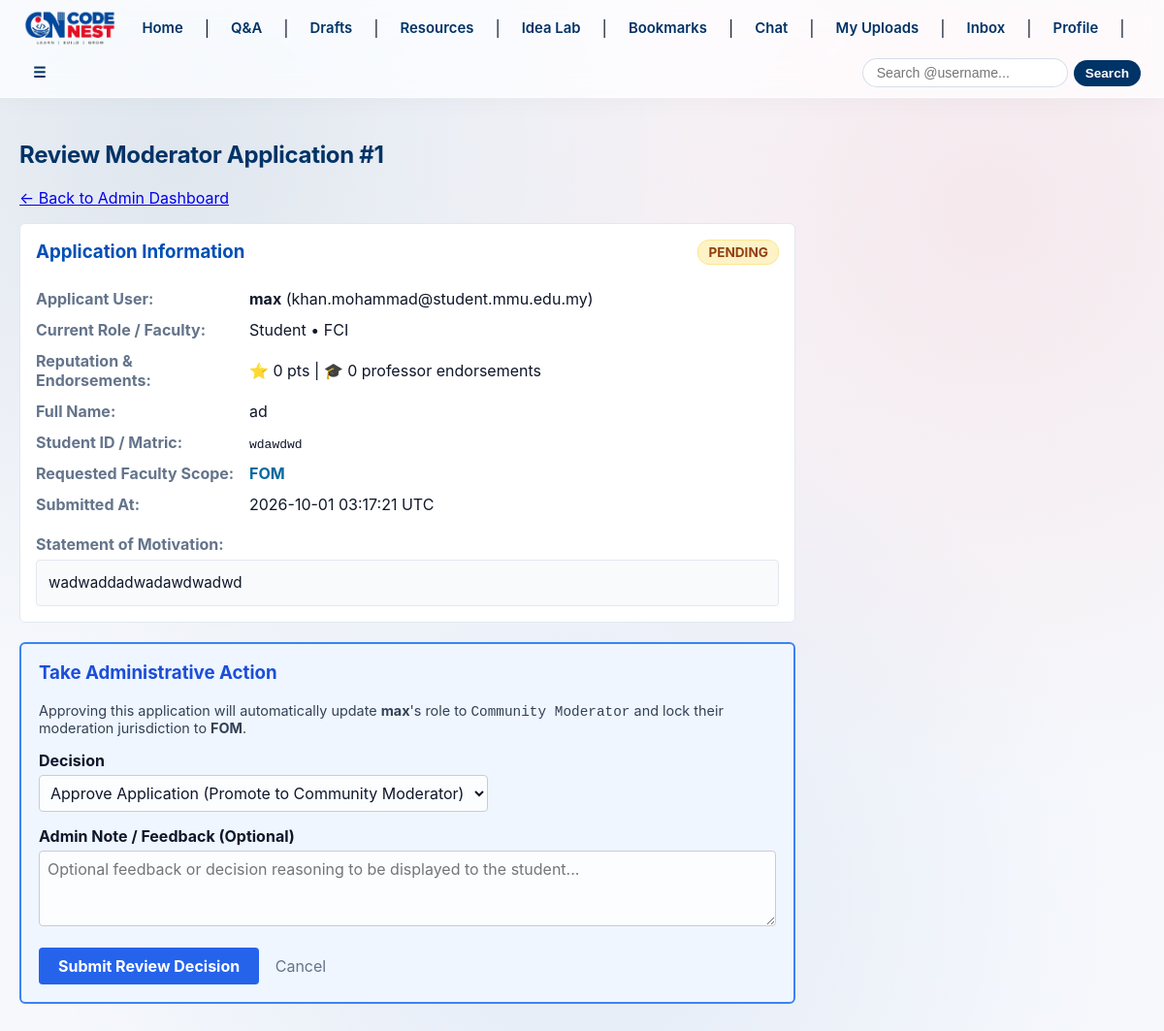
Page /dashboard/admin/application/1 (signed in) on the committed database.
### models.py (models this page shows, shortened)
class ModeratorApplication(db.Model):
    __tablename__ = 'moderator_applications'
    __table_args__ = (
        db.CheckConstraint(f"faculty IN {tuple(FACULTY_CODES)}", name='ck_mod_app_faculty_valid'),
    )
    id = db.Column(db.Integer, primary_key=True)
    user_id = db.Column(db.Integer, db.ForeignKey('users.id', name='fk_mod_apps_user_id'), nullable=False)
    full_name = db.Column(db.String(100), nullable=False)
    matric_number = db.Column(db.String(30), nullable=False)
    faculty = db.Column(db.String(10), nullable=False, default=FACULTY_CODES[0])
    reason = db.Column(db.Text, nullable=False)
    status = db.Column(db.String(20), nullable=False, default='pending')  # 'pending', 'approved', 'rejected'
    admin_note = db.Column(db.Text, nullable=True)
    reviewed_by_id = db.Column(db.Integer, db.ForeignKey('users.id', name='fk_mod_apps_reviewed_by_id'), nullable=True)
    created_at = db.Column(db.DateTime, default=lambda: datetime.now(timezone.utc))
    reviewed_at = db.Column(db.DateTime, nullable=True)
    applicant = db.relationship('User', foreign_keys=[user_id], backref=db.backref('moderator_applications', lazy=True))
    reviewer = db.relationship('User', foreign_keys=[reviewed_by_id], backref=db.backref('reviewed_applications', lazy=True))

class User(UserMixin, db.Model):
    __tablename__ = 'users'
    __table_args__ = (
        db.CheckConstraint(f"faculty IN {tuple(FACULTY_CODES)}", name='ck_user_faculty_valid'),
    )
    id = db.Column(db.Integer, primary_key=True)
    username = db.Column(db.String(50), unique=True, nullable=False)
    email = db.Column(db.String(120), unique=True, nullable=False)
    password_hash = db.Column(db.String(256), nullable=False)
    role = db.Column(db.String(30), nullable=False, default='Student')
    faculty = db.Column(db.String(10), nullable=False, default=FACULTY_CODES[0])
    verification_code = db.Column(db.String(6), nullable=True)
    is_verified = db.Column(db.Boolean, default=False)
    is_banned = db.Column(db.Boolean, default=False, nullable=False)
    suspended_until = db.Column(db.DateTime, nullable=True)
    suspension_reason = db.Column(db.String(255), nullable=True)
    verification_code_created_at = db.Column(db.DateTime, nullable=True)
    verification_attempts = db.Column(db.Integer, default=0, nullable=False)
    verification_resend_available_at = db.Column(db.DateTime, nullable=True)
    failed_login_attempts = db.Column(db.Integer, default=0, nullable=False)
    locked_until = db.Column(db.DateTime, nullable=True)
    reset_code = db.Column(db.String(6), nullable=True)
    reset_code_created_at = db.Column(db.DateTime, nullable=True)
    reset_attempts = db.Column(db.Integer, default=0, nullable=False)
    reset_resend_available_at = db.Column(db.DateTime, nullable=True)
    bio = db.Column(db.String(500), nullable=True)
    profile_pic = db.Column(db.String(255), nullable=True)
    contact_email = db.Column(db.String(120), nullable=True)
    github_url = db.Column(db.String(200), nullable=True)
    linkedin_url = db.Column(db.String(200), nullable=True)
    website_url = db.Column(db.String(200), nullable=True)
    require_follow_approval = db.Column(db.Boolean, default=False, nullable=False)
    contact_email_privacy = db.Column(db.String(20), default='private', nullable=False)  # 'all', 'followers', 'private'
    social_links_privacy = db.Column(db.String(20), default='all', nullable=False)      # 'all', 'followers', 'private'
    created_at = db.Column(db.DateTime, default=lambda: datetime.now(timezone.utc))
    def is_admin(self):
        return bool(self.role and self.role.strip().lower() == 'admin')
    @property
    def reputation_points(self):
        return sum(ans.total_points for ans in self.answers)
    @property
    def professor_endorsements_count(self):
        return sum(ans.professor_marks_count for ans in self.answers)
    def is_suspended(self):
        return False
    def get_suspension_status(self):
        if self.is_suspended():
            return True, self.suspended_until, self.suspension_reason
        return False, None, None
    @property
    def unread_warnings_count(self):
        return sum(1 for w in self.warnings_received if not w.is_read)
    @property
    def unread_notifications_count(self):
        return Notification.query.filter_by(user_id=self.id, is_read=False).count()
    @property
    def total_unread_chats_count(self):
        return ChatMessage.query.filter_by(recipient_id=self.id, is_read=False).count()

### app.py (the view)
@app.route('/dashboard/admin/application/<int:app_id>')
@login_required
def moderator_application_detail(app_id):
    if not current_user.is_admin():
        flash('Not authorized to view moderator applications.', 'danger')
        return redirect(url_for('home'))
    application = db.session.get(ModeratorApplication, app_id)
    if not application:
        flash('Application not found.', 'danger')
        return redirect(url_for('admin_dashboard'))
    review_form = ModeratorApplicationReviewForm()
    return render_template(
        'moderator_application_detail.html',
        application=application,
        applicant=application.applicant,
        form=review_form
    )

### forms.py
class ModeratorApplicationReviewForm(FlaskForm):
    action = SelectField('Decision', choices=[
        ('approve', 'Approve Application (Promote to Community Moderator)'),
        ('reject', 'Reject Application')
    ], validators=[DataRequired()])
    admin_note = TextAreaField('Admin Note / Feedback (Optional)', validators=[Length(max=1000)])
    submit = SubmitField('Submit Review Decision')

### app.py (called while the page is built, shortened)
@login_manager.user_loader
def load_user(user_id):
    return db.session.get(User, int(user_id))

@app.context_processor
def inject_global_vars():
    return {
        'app_name': 'CodeNest',
        'current_year': datetime.now(timezone.utc).year
    }

@app.context_processor
def inject_global_vars():
    return dict(app_name="Codenest")

@app.before_request
def check_account_restrictions():
    if current_user.is_authenticated:
        try:
            db.session.refresh(current_user)
        except Exception:
            pass
        is_restricted = False
        message = ""
        if current_user.is_banned:
            is_restricted = True
            message = "This account has been permanently banned from CodeNest."
        else:
            is_susp, susp_date, susp_reason = current_user.get_suspension_status()
            if is_susp:
                is_restricted = True
                date_str = susp_date.strftime('%Y-%m-%d %H:%M UTC') if hasattr(susp_date, 'strftime') else str(susp_date)
                reason_str = f" Reason: {susp_reason}" if susp_reason else ""
                message = f"Your account is temporarily suspended until {date_str}.{reason_str}"

@app.after_request
def set_security_cache_headers(response):
    content_type = response.headers.get('Content-Type', '')
    if 'text/html' in content_type or current_user.is_authenticated:
        response.headers['Cache-Control'] = 'no-store, no-cache, must-revalidate, post-check=0, pre-check=0, max-age=0'
        response.headers['Pragma'] = 'no-cache'
        response.headers['Expires'] = '-1'
    return response

### templates/moderator_application_detail.html (shortened to what this page needs)
{% extends "base.html" %}
{% block content %}
<h2>Review Moderator Application #{{ application.id }}</h2>
<p>
    <a href="{{ url_for('admin_dashboard') }}">&larr; Back to Admin Dashboard</a>
</p>
<div style="border: 1px solid #e2e8f0; padding: 16px; margin-bottom: 20px; border-radius: 6px; background: #ffffff; max-width: 800px;">
    <h3 style="margin-top: 0; display: flex; align-items: center; justify-content: space-between;">
        <span>Application Information</span>
        {% if application.status == 'pending' %}
            <span style="background: #fef3c7; color: #92400e; font-size: 0.85rem; padding: 4px 10px; border-radius: 12px; border: 1px solid #fde68a;">PENDING</span>
        {% elif application.status == 'approved' %}
            <span style="background: #dcfce7; color: #166534; font-size: 0.85rem; padding: 4px 10px; border-radius: 12px; border: 1px solid #bbf7d0;">APPROVED</span>
        {% elif application.status == 'rejected' %}
            <span style="background: #fee2e2; color: #991b1b; font-size: 0.85rem; padding: 4px 10px; border-radius: 12px; border: 1px solid #fecaca;">REJECTED</span>
        {% endif %}
    </h3>
    <table style="width: 100%; border-collapse: collapse; margin-bottom: 15px;">
        <tr>
            <td style="padding: 6px 0; width: 220px; color: #64748b;"><strong>Applicant User:</strong></td>
            <td style="padding: 6px 0;"><strong>{{ applicant.username }}</strong> ({{ applicant.email }})</td>
        </tr>
        <tr>
            <td style="padding: 6px 0; color: #64748b;"><strong>Current Role / Faculty:</strong></td>
            <td style="padding: 6px 0;">{{ applicant.role }} &bull; {{ applicant.faculty }}</td>
        </tr>
        <tr>
            <td style="padding: 6px 0; color: #64748b;"><strong>Reputation & Endorsements:</strong></td>
            <td style="padding: 6px 0;">⭐ {{ applicant.reputation_points }} pts | 🎓 {{ applicant.professor_endorsements_count }} professor endorsements</td>
        </tr>
        <tr>
            <td style="padding: 6px 0; color: #64748b;"><strong>Full Name:</strong></td>
            <td style="padding: 6px 0;">{{ application.full_name }}</td>
        </tr>
        <tr>
            <td style="padding: 6px 0; color: #64748b;"><strong>Student ID / Matric:</strong></td>
            <td style="padding: 6px 0;"><code>{{ application.matric_number }}</code></td>
        </tr>
        <tr>
            <td style="padding: 6px 0; color: #64748b;"><strong>Requested Faculty Scope:</strong></td>
            <td style="padding: 6px 0;"><strong style="color: #0369a1;">{{ application.faculty }}</strong></td>
        </tr>
        <tr>
            <td style="padding: 6px 0; color: #64748b;"><strong>Submitted At:</strong></td>
            <td style="padding: 6px 0;">{{ application.created_at.strftime('%Y-%m-%d %H:%M:%S UTC') }}</td>
        </tr>
    </table>
    <div style="margin-top: 15px;">
        <strong style="color: #64748b; display: block; margin-bottom: 6px;">Statement of Motivation:</strong>
        <div style="background: #f8fafc; border: 1px solid #e2e8f0; border-radius: 4px; padding: 12px; font-size: 0.95rem; line-height: 1.5; white-space: pre-wrap;">{{ application.reason }}</div>
    </div>
</div>
{% if application.status == 'pending' %}
<div style="background: #eff6ff; border: 2px solid #3b82f6; border-radius: 6px; padding: 18px; max-width: 800px;">
    <h3 style="margin-top: 0; color: #1d4ed8;">Take Administrative Action</h3>
    <p style="font-size: 0.9rem; color: #334155; margin-bottom: 15px;">
        Approving this application will automatically update <strong>{{ applicant.username }}</strong>'s role to <code>Community Moderator</code> and lock their moderation jurisdiction to <strong>{{ application.faculty }}</strong>.
    </p>
    <form method="POST" action="{{ url_for('moderator_application_action', app_id=application.id) }}">
        <div style="margin-bottom: 15px;">
            {{ form.action.label(style="font-weight: bold; display: block; margin-bottom: 5px;") }}
            {{ form.action(style="padding: 7px; border: 1px solid #ccc; border-radius: 4px;") }}
        </div>
        <div style="margin-bottom: 18px;">
            {{ form.admin_note.label(style="font-weight: bold; display: block; margin-bottom: 5px;") }}
            {{ form.admin_note(rows="3", style="width: 100%; padding: 8px; border: 1px solid #ccc; border-radius: 4px; box-sizing: border-box;", placeholder="Optional feedback or decision reasoning to be displayed to the student...") }}
        </div>
        <div>
            {{ form.submit(style="background: #2563eb; color: white; border: none; padding: 9px 20px; font-weight: bold; border-radius: 4px; cursor: pointer;") }}
            <a href="{{ url_for('admin_dashboard') }}" style="margin-left: 12px; color: #64748b; text-decoration: none;">Cancel</a>
        </div>
    </form>
</div>
{% endif %}
{% endblock %}

### templates/base.html (style rules this page uses)
* { box-sizing: border-box; }
body { font-family: -apple-system, BlinkMacSystemFont, "Segoe UI", Roboto, "Helvetica Neue", Arial, sans-serif; margin: 0; padding: 0; color: #0f172a; background: radial-gradient(circle at 15% 15%, rgba(0, 51, 102, 0.09) 0%, transparent 40%), radial-gradient(circle at 85% 20%, rgba(237, 28, 36, 0.07) 0%, transparent 45%), radial-gradient(circle at 50% 85%, rgba(0, 79, 182, 0.08) 0%, transparent 50%), #f6f8fc; background-attachment: fixed; min-height: 100vh; }
.content-wrap h2 { color: #003366; letter-spacing: -0.3px; }
.content-wrap h3 { color: #004FB6; margin-top: 30px; }
.content-wrap :where(input, select, textarea) { padding: 9px 12px; border: 1px solid rgba(0,51,102,0.15); border-radius: 10px; background: rgba(255,255,255,0.8); font: inherit; color: inherit; }
.content-wrap :where(button, input[type="submit"]) { padding: 10px 18px; border: 0; border-radius: 12px; background: linear-gradient(135deg,#003366,#004FB6); color: #fff; font-weight: 700; cursor: pointer; transition: transform .2s ease, box-shadow .2s ease; }

### rows in the picture
ModeratorApplication: id "1", full_name "ad", matric_number "wdawdwd", faculty "FOM", created_at "2026-10-01 03:17:21 UTC", reason "wadwaddadwadawdwadwd"
User: username "max", email "khan.mohammad@student.mmu.edu.my", role "Student", faculty "FCI"

### other values in the picture
{{ applicant.reputation_points }} "0"
{{ applicant.professor_endorsements_count }} "0"
